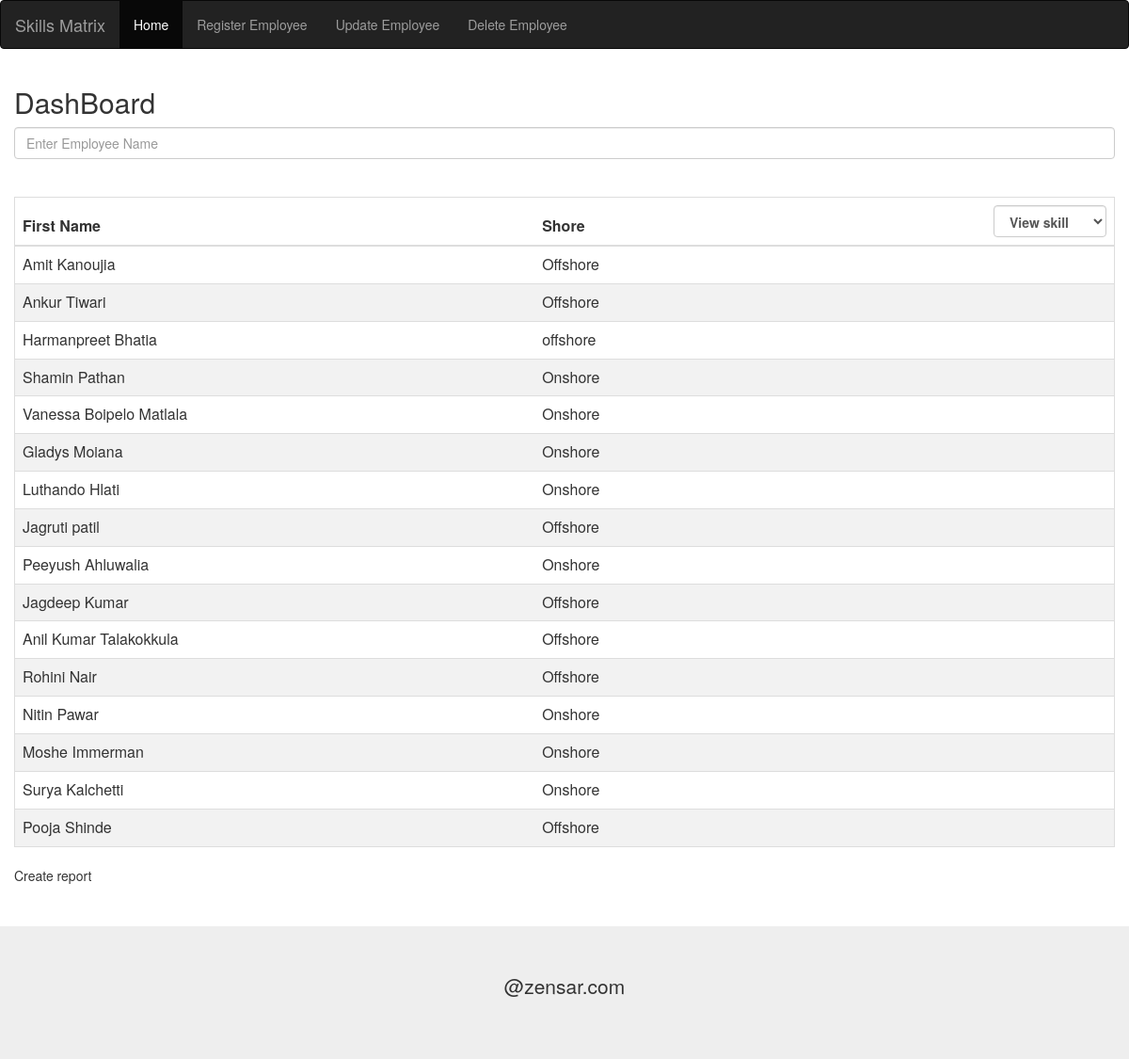
The page / on the database its author committed.
### tables this page shows
CREATE TABLE EMPLOYEES
(EMP_ID INT AUTO_INCREMENT PRIMARY KEY,
NAMES VARCHAR(60) NOT NULL,
SHORE VARCHAR(20) NOT NULL,
ROLE_ID INT NOT NULL);

### DBManager.php (called while the page is built, shortened)
<?php
function search($search_text) {
    $query = "SELECT distinct(e.NAMES), emp_id, e.SHORE
            FROM employees e, b_employee_skills es, skills s, m_skills_level sl
            WHERE  e.EMP_ID = es.EMPLOYEE_ID
            AND es.SKILL_ID = s.SKILL_ID
            AND es.LEVEL_ID = sl.LEVEL_ID
            AND CONCAT (e.NAMES, s.SKILL_DESCRIPTION,sl.LEVEL_DESCR)
            LIKE '%" . $search_text . "%'";
    $search_result = executeSQLQuery($query);
}
function executeSQLQuery($query) {
    $connect = mysqli_connect("localhost", "root", "", "matrix");
    return mysqli_query($connect, $query);
}
?>

### dashboard.php (the view, shortened to what this page needs)
<?php
include './DBManager.php';
if ($_SESSION['search_text'] === "*") {
    getAllEmployees();
} else {
    search($_SESSION['search_text']);
}
?>
<!DOCTYPE html>
<html lang="en">
    <head>
        <link rel="stylesheet" href="https://maxcdn.bootstrapcdn.com/bootstrap/3.3.7/css/bootstrap.min.css">
        <link href="Style.css" rel="stylesheet" type="text/css"/>
    </head>
    <body>
        <div class="container">
            <div class="row">
                <div>
                    <h2>DashBoard</h2>
                    <form method="POST">
                        <input type="text" class="form-control" name="txt_search" placeholder="Enter Employee Name"><br></br>
                        <div style="overflow-x:auto;">
                            <table class="table">
                                <thead>
                                    <tr>
                                        <th>First Name</th>
                                        <th>Shore</th>
                                        <th>
                                <form method="POST">
                                    <select class="form-control" onchange="this.form.submit();" name="s_skill" style="width: 120px; float: right">
                                        <option style="color: grey">View skill</option>
                                    </select>
                                </form></th>
                                </tr>
                                </thead>
                                <?php while ($row = mysqli_fetch_array($search_result)): ?>
                                    <tr>
                                        <td><?php echo $row['NAMES']; ?></td>
                                        <td><?php echo $row['SHORE']; ?></td>
                                        <td></td>
                                    </tr>
                                <?php endwhile; ?>
                            </table>
                            <p> Create report<p>
                        </div>
                        <br>
                    </form>
                </div>
            </div>
        </div>
        <div class="jumbotron text-center" style="margin-bottom:0">
            <p>@zensar.com</p>
        </div>
    </body>
</html>

### index.php (shortened to what this page needs)
<html>
    <head>
    </head>
    <body>
        <?php
        include './dashboard.php';
        ?>
</body>
</html>

### Style.css (style rules this page uses)
table { border-collapse: collapse; border-spacing: 0; width: 100%; border: 1px solid #ddd; }
th, td { text-align: left; padding: 8px; }
tr:nth-child(even) { background-color: #f2f2f2 }

### rows shown on the page
employees: NAMES "Amit Kanoujia", SHORE "Offshore"
employees: NAMES "Ankur Tiwari", SHORE "Offshore"
employees: NAMES "Harmanpreet Bhatia", SHORE "offshore"
employees: NAMES "Shamin Pathan", SHORE "Onshore"
employees: NAMES "Vanessa Boipelo Matlala", SHORE "Onshore"
employees: NAMES "Gladys Moiana", SHORE "Onshore"
employees: NAMES "Luthando Hlati", SHORE "Onshore"
employees: NAMES "Jagruti patil", SHORE "Offshore"
employees: NAMES "Peeyush Ahluwalia", SHORE "Onshore"
employees: NAMES "Jagdeep Kumar", SHORE "Offshore"
employees: NAMES "Anil Kumar Talakokkula", SHORE "Offshore"
employees: NAMES "Rohini Nair", SHORE "Offshore"
employees: NAMES "Nitin Pawar", SHORE "Onshore"
employees: NAMES "Moshe Immerman", SHORE "Onshore"
employees: NAMES "Surya Kalchetti", SHORE "Onshore"
employees: NAMES "Pooja Shinde", SHORE "Offshore"
